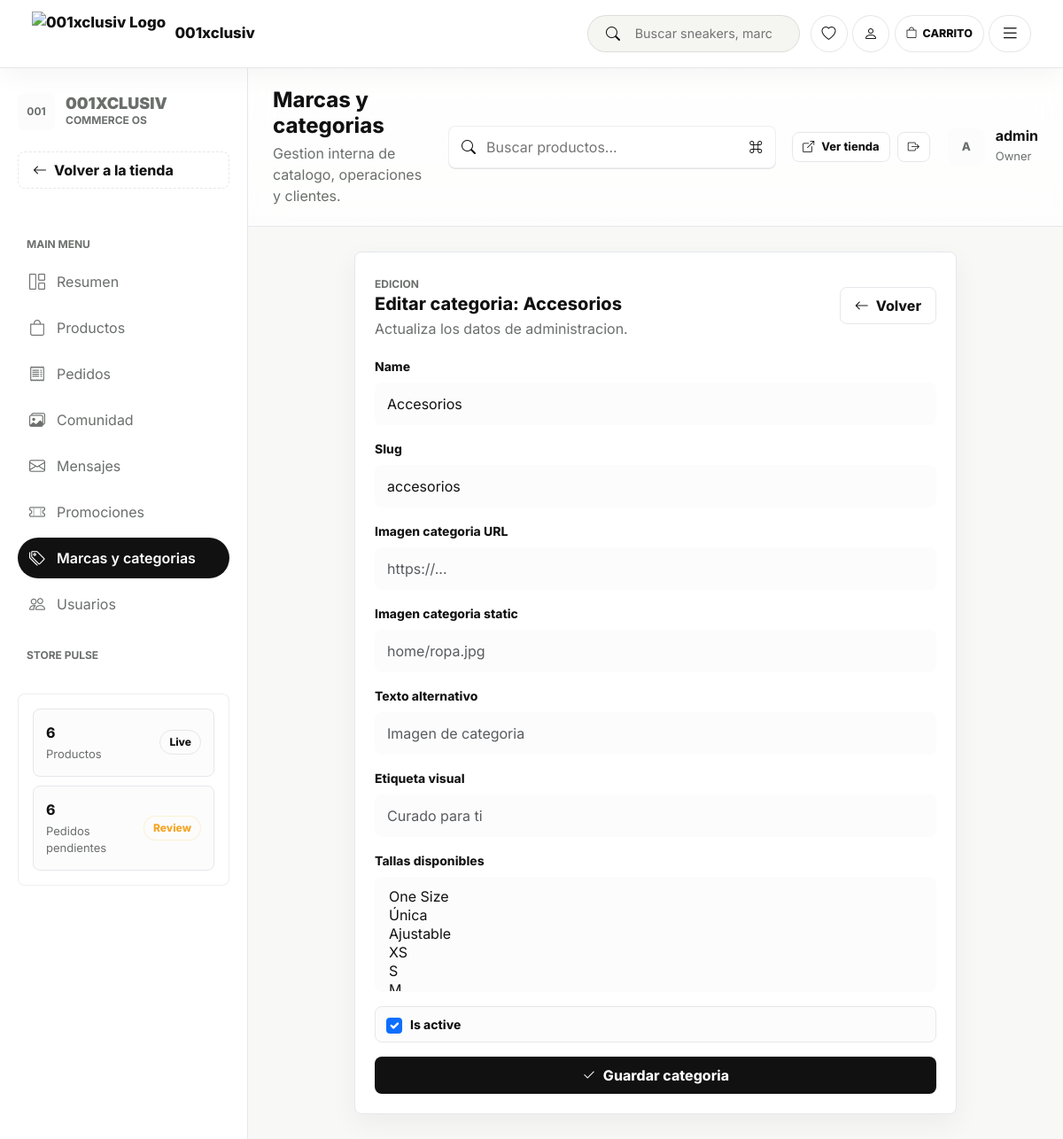
Screenshot of /accounts/backoffice/categories/7/edit/ (signed in) with the database file from the repository.
### apps/catalog/models.py (models this page shows, shortened)
class TimeStampedModel(models.Model):
    created_at = models.DateTimeField(auto_now_add=True)
    updated_at = models.DateTimeField(auto_now=True)
    class Meta:
        abstract = True

class Category(TimeStampedModel):
    name = models.CharField(max_length=100, unique=True)
    slug = models.SlugField(max_length=120, unique=True)
    image_url = models.URLField("Imagen categoria URL", blank=True)
    image_path = models.CharField(
        "Imagen categoria static",
        max_length=255,
        blank=True,
        help_text="Ruta dentro de static, por ejemplo home/ropa.jpg.",
    )
    image_alt_text = models.CharField("Texto alternativo", max_length=160, blank=True)
    visual_eyebrow = models.CharField("Etiqueta visual", max_length=80, blank=True)
    size_options = models.ManyToManyField(
        "SizeOption",
        related_name="categories",
        blank=True,
        verbose_name="Tallas disponibles",
    )
    is_active = models.BooleanField(default=True)
    class Meta:
        verbose_name = "Categoría"
        verbose_name_plural = "Categorías"
        ordering = ["name"]

### apps/accounts/views.py (the view, shortened to what this page needs)
# urls.py: path('backoffice/categories/<int:category_id>/edit/', views.BackofficeCategoryEditView.as_view(), name='backoffice_category_edit'),
class BackofficeCategoryEditView(StaffRequiredMixin, View):
    def get(self, request, category_id):
        category = get_object_or_404(Category, id=category_id)
        form = CategoryManagementForm(instance=category)
        context = {
            **build_backoffice_context("taxonomy"),
            "form": form,
            "object_label": "categoria",
            "title": f"Editar categoria: {category.name}",
        }
        return render(request, "accounts/backoffice_taxonomy_form.html", context)

### apps/accounts/views.py (called while the page is built)
def user_can_access_backoffice(user):
    return user.is_authenticated and (user.is_staff or user.is_superuser)

    def test_func(self):
        return user_can_access_backoffice(self.request.user)

### apps/cart/cart.py (called while the page is built)
    def __len__(self):
        return sum(item['quantity'] for item in self.cart.values())

    def get_total_price(self):
        total = self.get_subtotal_price() - self.get_discount_amount()
        return max(total, Decimal("0"))

    def get_subtotal_price(self):
        return sum(Decimal(item['price']) * item['quantity'] for item in self.cart.values())

    def get_promo_code(self):
        return self.session.get(self.promo_session_key, "")

    def get_promotion(self):
        code = self.get_promo_code()
        if not code:
            return None
        try:
            return PromotionCode.objects.get(code=code)
        except PromotionCode.DoesNotExist:
            self.remove_promo_code()
            return None

    def get_discount_amount(self):
        promotion = self.get_promotion()
        if promotion is None:
            return Decimal("0")
        subtotal = self.get_subtotal_price()
        if not promotion.can_apply_to_amount(subtotal):
            return Decimal("0")
        return promotion.calculate_discount(subtotal)

### apps/cart/context_processors.py (called while the page is built)
def cart(request):
    return {'cart': Cart(request)}

### apps/catalog/models.py (called while the page is built)
    def __str__(self):
        return self.name

### templates/accounts/backoffice_taxonomy_form.html (shortened to what this page needs)
{% extends "accounts/backoffice_base.html" %}
{% block backoffice_content %}
<section class="bo-section">
    <article class="bo-card bo-card--narrow">
        <div class="bo-card__header">
            <div>
                <span class="bo-kicker">Edicion</span>
                <h2>{{ title }}</h2>
                <p>Actualiza los datos de administracion.</p>
            </div>
            <a href="{% url 'accounts:backoffice_taxonomy' %}" class="bo-button bo-button--secondary">
                <i class="bi bi-arrow-left"></i>
                Volver
            </a>
        </div>
        <form method="post" class="bo-form-stack">
            {% for field in form.visible_fields %}
                {% if field.field.widget.input_type == "checkbox" %}
                <label class="bo-check">
                    {{ field }}
                    <span>{{ field.label }}</span>
                </label>
                {% else %}
                <div class="bo-field">
                    <label for="{{ field.id_for_label }}">{{ field.label }}</label>
                    {{ field }}
                </div>
                {% endif %}
            {% endfor %}
            <button type="submit" class="bo-button bo-button--primary">
                <i class="bi bi-check2"></i>
                Guardar {{ object_label }}
            </button>
        </form>
    </article>
</section>
{% endblock %}

### templates/accounts/backoffice_base.html (shortened to what this page needs)
{% extends "base.html" %}
{% block content %}
<section class="bo-app">
    <div class="bo-layout">
        <aside class="bo-sidebar" aria-label="Backoffice navigation">
            <a href="{% url 'accounts:backoffice_dashboard' %}" class="bo-brand">
                <span class="bo-brand__mark">001</span>
                <span>
                    <strong>001xclusiv</strong>
                    <span>Commerce OS</span>
                </span>
            </a>
            <a href="{% url 'core:home' %}" class="bo-button bo-button--secondary" style="width: 100%; margin-bottom: 28px; justify-content: flex-start; border-style: dashed;">
                <i class="bi bi-arrow-left"></i>
                <span>Volver a la tienda</span>
            </a>
            <span class="bo-nav-kicker">Main menu</span>
            <nav class="bo-nav">
                {% for item in backoffice_nav %}
                <a href="{% url item.url_name %}" class="bo-nav-link {% if backoffice_section == item.key %}is-active{% endif %}">
                    <i class="bi {{ item.icon }}"></i>
                    <span>{{ item.label }}</span>
                </a>
                {% endfor %}
            </nav>
            <span class="bo-nav-kicker">Store pulse</span>
            <div class="bo-sidebar__footer">
                <div class="bo-list">
                    <div class="bo-list-row">
                        <div>
                            <strong>{{ backoffice_metrics.products }}</strong>
                            <p>Productos</p>
                        </div>
                        <span class="bo-badge">Live</span>
                    </div>
                    <div class="bo-list-row">
                        <div>
                            <strong>{{ backoffice_metrics.pending_orders }}</strong>
                            <p>Pedidos pendientes</p>
                        </div>
                        <span class="bo-badge bo-badge--warning">Review</span>
                    </div>
                </div>
            </div>
        </aside>
        <div class="bo-workspace">
            <header class="bo-header">
                <div class="bo-title">
                    <h1>
                        {% if backoffice_section == "dashboard" %}Overview{% elif backoffice_section == "products" %}Productos{% elif backoffice_section == "orders" %}Pedidos{% elif backoffice_section == "community" %}Comunidad{% elif backoffice_section == "messages" %}Mensajes{% elif backoffice_section == "promotions" %}Promociones{% elif backoffice_section == "taxonomy" %}Marcas y categorias{% elif backoffice_section == "users" %}Usuarios{% else %}Backoffice{% endif %}
                    </h1>
                    <p>Gestion interna de catalogo, operaciones y clientes.</p>
                </div>
                <form action="{% url 'accounts:backoffice_products' %}" method="get" class="bo-search">
                    <i class="bi bi-search"></i>
                    <input type="search" name="q" placeholder="Buscar productos..." value="{{ query|default:'' }}">
                    <i class="bi bi-command"></i>
                </form>
                <div class="bo-header-right">
                    <div style="display: flex; gap: 8px;">
                        <a href="{% url 'core:home' %}" class="bo-button bo-button--secondary bo-button--sm" title="Ver tienda">
                            <i class="bi bi-box-arrow-up-right"></i> <span class="hide-mobile">Ver tienda</span>
                        </a>
                        <form method="post" action="{% url 'accounts:logout' %}" style="margin:0;">
                            <button type="submit" class="bo-button bo-button--secondary bo-button--sm" title="Cerrar sesión">
                                <i class="bi bi-box-arrow-right"></i>
                            </button>
                        </form>
                    </div>
                    <div class="bo-user">
                        <span class="bo-user__avatar">{{ user.username|first|upper }}</span>
                        <div class="hide-mobile">
                            <strong>{{ user.username }}</strong>
                            <span>{% if user.is_superuser %}Owner{% elif user.is_staff %}Staff{% else %}Usuario{% endif %}</span>
                        </div>
                    </div>
                </div>
            </header>
            <div class="bo-content">
                {% block backoffice_content %}{% endblock %}
            </div>
        </div>
    </div>
</section>
{% endblock %}

### static/css/design-system.css (style rules this page uses)
:root { --white: #FFFFFF; --black: #111111; --gray-50: #F5F5F5; --gray-100: #E5E5E5; --gray-200: #CCCCCC; --gray-400: #9E9E9E; --gray-600: #7E7E7E; --gray-800: #3D3D3D; --accent-primary: #2F2F2F; --accent-secondary: #6B6B6B; --accent-hover: #111111; --accent-soft: rgba(17, 17, 17, 0.06); --accent-gradient: linear-gradient(135deg, #111111 0%, #3A3A3A 52%, #6B6B6B 100%); --accent-gradient-soft: linear-gradient(135deg, rgba(17, 17, 17, 0.06), rgba(107, 107, 107, 0.14)); --font-primary: 'Inter', -apple-system, BlinkMacSystemFont, 'Segoe UI', sans-serif; --font-size-xs: 0.75rem; --font-size-sm: 0.875rem; --font-size-base: 1rem; --font-size-lg: 1.125rem; --font-size-xl: 1.25rem; --font-size-2xl: 1.5rem; --font-size-3xl: 1.875rem; --font-size-4xl: 2.25rem; --font-size-5xl: 3rem; --font-weight-light: 300; --font-weight-normal: 400; --font-weight-medium: 500; --font-weight-semibold: 600; --font-weight-bold: 700; --line-height-tight: 1.2; --line-height-normal: 1.5; --line-height-relaxed: 1.75; --space-1: 0.25rem; --space-2: 0.5rem; --space-3: 0.75rem; --space-4: 1rem; --space-5: 1.25rem; --space-6: 1.5rem; --space-8: 2rem; --space-10: 2.5rem; --space-12: 3rem; --space-16: 4rem; --space-20: 5rem; --radius-sm: 4px; --radius-md: 8px; --radius-lg: 12px; --radius-xl: 16px; --radius-full: 9999px; --shadow-sm: 0 1px 2px 0 rgba(0, 0, 0, 0.05); --shadow-md: 0 4px 6px -1px rgba(0, 0, 0, 0.1); --shadow-lg: 0 10px 15px -3px rgba(0, 0, 0, 0.1); --shadow-xl: 0 20px 25px -5px rgba(0, 0, 0, 0.1); --transition-fast: 150ms ease-in-out; --transition-base: 300ms ease-in-out; --transition-slow: 500ms ease-in-out; --container-max-width: 1280px; --grid-gap: var(--space-6); --x-bg: #f7f7f4; --x-surface: #ffffff; --x-surface-muted: #f1f0ec; --x-text: #111111; --x-muted: #626262; --x-line: rgba(17, 17, 17, 0.1); --x-line-strong: rgba(17, 17, 17, 0.18); --x-shadow-premium: 0 18px 45px rgba(17, 17, 17, 0.08); --x-shadow-soft: 0 10px 24px rgba(17, 17, 17, 0.06); --x-radius: 8px; --x-radius-lg: 14px; --x-section: clamp(3rem, 7vw, 6rem); }
h1, h2, h3, h4, h5, h6 { font-family: var(--font-primary); font-weight: var(--font-weight-bold); line-height: var(--line-height-tight); letter-spacing: 0; margin: 0; color: var(--black); }
h1 { font-size: var(--font-size-5xl); }
h2 { font-size: var(--font-size-4xl); }
p { font-size: var(--font-size-base); line-height: var(--line-height-normal); margin: 0; color: var(--black); }
.bg-white { background-color: var(--white); }

### rows the page displays
Category: visible_fields "Accesorios" "accesorios", visible_fields "☑"

### other values shown
{{ item.label }} "Resumen" "Productos" "Pedidos" "Comunidad" "Mensajes" "Promociones" "Marcas y categorias" "Usuarios"
{{ backoffice_metrics.products }} "6"
{{ backoffice_metrics.pending_orders }} "6"
{{ user.username|first|upper }} "A"
{{ user.username }} "admin"
{{ title }} "Editar categoria: Accesorios"
{{ field.label }} "Name" "Slug" "Imagen categoria URL" "Imagen categoria static" "Texto alternativo" "Etiqueta visual" "Tallas disponibles"
{{ field.label }} "Is active"
{{ object_label }} "categoria"
